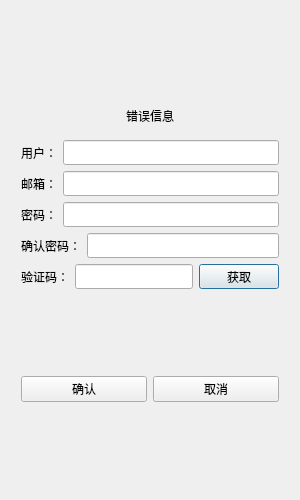
<?xml version="1.0" encoding="UTF-8"?>
<ui version="4.0">
 <class>RegisterDialog</class>
 <widget class="QDialog" name="RegisterDialog">
  <property name="geometry">
   <rect>
    <x>0</x>
    <y>0</y>
    <width>300</width>
    <height>500</height>
   </rect>
  </property>
  <property name="minimumSize">
   <size>
    <width>300</width>
    <height>500</height>
   </size>
  </property>
  <property name="maximumSize">
   <size>
    <width>300</width>
    <height>500</height>
   </size>
  </property>
  <property name="windowTitle">
   <string>Dialog</string>
  </property>
  <layout class="QGridLayout" name="gridLayout">
   <item row="0" column="0">
    <layout class="QVBoxLayout" name="verticalLayout">
     <property name="leftMargin">
      <number>10</number>
     </property>
     <property name="topMargin">
      <number>5</number>
     </property>
     <property name="rightMargin">
      <number>10</number>
     </property>
     <property name="bottomMargin">
      <number>5</number>
     </property>
     <item>
      <spacer name="verticalSpacer">
       <property name="orientation">
        <enum>Qt::Orientation::Vertical</enum>
       </property>
       <property name="sizeHint" stdset="0">
        <size>
         <width>20</width>
         <height>40</height>
        </size>
       </property>
      </spacer>
     </item>
     <item>
      <widget class="QWidget" name="widget" native="true">
       <property name="minimumSize">
        <size>
         <width>30</width>
         <height>30</height>
        </size>
       </property>
       <layout class="QVBoxLayout" name="verticalLayout_2">
        <item>
         <widget class="QLabel" name="err_tip">
          <property name="text">
           <string>错误信息</string>
          </property>
          <property name="alignment">
           <set>Qt::AlignmentFlag::AlignCenter</set>
          </property>
         </widget>
        </item>
       </layout>
      </widget>
     </item>
     <item>
      <layout class="QHBoxLayout" name="horizontalLayout">
       <item>
        <widget class="QLabel" name="user_label">
         <property name="minimumSize">
          <size>
           <width>0</width>
           <height>25</height>
          </size>
         </property>
         <property name="maximumSize">
          <size>
           <width>16777215</width>
           <height>25</height>
          </size>
         </property>
         <property name="text">
          <string>用户：</string>
         </property>
        </widget>
       </item>
       <item>
        <widget class="QLineEdit" name="user_lineEdit">
         <property name="minimumSize">
          <size>
           <width>0</width>
           <height>25</height>
          </size>
         </property>
         <property name="maximumSize">
          <size>
           <width>16777215</width>
           <height>25</height>
          </size>
         </property>
        </widget>
       </item>
      </layout>
     </item>
     <item>
      <layout class="QHBoxLayout" name="horizontalLayout_2">
       <item>
        <widget class="QLabel" name="mail_label">
         <property name="minimumSize">
          <size>
           <width>0</width>
           <height>25</height>
          </size>
         </property>
         <property name="maximumSize">
          <size>
           <width>16777215</width>
           <height>25</height>
          </size>
         </property>
         <property name="text">
          <string>邮箱：</string>
         </property>
        </widget>
       </item>
       <item>
        <widget class="QLineEdit" name="mail_lineEdit">
         <property name="minimumSize">
          <size>
           <width>0</width>
           <height>25</height>
          </size>
         </property>
         <property name="maximumSize">
          <size>
           <width>16777215</width>
           <height>25</height>
          </size>
         </property>
        </widget>
       </item>
      </layout>
     </item>
     <item>
      <layout class="QHBoxLayout" name="horizontalLayout_3">
       <item>
        <widget class="QLabel" name="psw_label">
         <property name="minimumSize">
          <size>
           <width>0</width>
           <height>25</height>
          </size>
         </property>
         <property name="maximumSize">
          <size>
           <width>16777215</width>
           <height>25</height>
          </size>
         </property>
         <property name="text">
          <string>密码：</string>
         </property>
        </widget>
       </item>
       <item>
        <widget class="QLineEdit" name="psw_lineEdit">
         <property name="minimumSize">
          <size>
           <width>0</width>
           <height>25</height>
          </size>
         </property>
         <property name="maximumSize">
          <size>
           <width>16777215</width>
           <height>25</height>
          </size>
         </property>
        </widget>
       </item>
      </layout>
     </item>
     <item>
      <layout class="QHBoxLayout" name="horizontalLayout_4">
       <item>
        <widget class="QLabel" name="psw_comfirm_label">
         <property name="minimumSize">
          <size>
           <width>0</width>
           <height>25</height>
          </size>
         </property>
         <property name="maximumSize">
          <size>
           <width>16777215</width>
           <height>25</height>
          </size>
         </property>
         <property name="text">
          <string>确认密码：</string>
         </property>
        </widget>
       </item>
       <item>
        <widget class="QLineEdit" name="psw_confirm_lineEdit">
         <property name="minimumSize">
          <size>
           <width>0</width>
           <height>25</height>
          </size>
         </property>
         <property name="maximumSize">
          <size>
           <width>16777215</width>
           <height>25</height>
          </size>
         </property>
        </widget>
       </item>
      </layout>
     </item>
     <item>
      <layout class="QHBoxLayout" name="horizontalLayout_5">
       <item>
        <widget class="QLabel" name="varify_label">
         <property name="minimumSize">
          <size>
           <width>0</width>
           <height>25</height>
          </size>
         </property>
         <property name="maximumSize">
          <size>
           <width>16777215</width>
           <height>25</height>
          </size>
         </property>
         <property name="text">
          <string>验证码：</string>
         </property>
        </widget>
       </item>
       <item>
        <widget class="QLineEdit" name="varify_lineEdit">
         <property name="minimumSize">
          <size>
           <width>0</width>
           <height>25</height>
          </size>
         </property>
         <property name="maximumSize">
          <size>
           <width>16777215</width>
           <height>25</height>
          </size>
         </property>
        </widget>
       </item>
       <item>
        <widget class="TimerBtn" name="varify_btn">
         <property name="minimumSize">
          <size>
           <width>0</width>
           <height>25</height>
          </size>
         </property>
         <property name="maximumSize">
          <size>
           <width>16777215</width>
           <height>25</height>
          </size>
         </property>
         <property name="text">
          <string>获取</string>
         </property>
        </widget>
       </item>
      </layout>
     </item>
     <item>
      <spacer name="verticalSpacer_2">
       <property name="orientation">
        <enum>Qt::Orientation::Vertical</enum>
       </property>
       <property name="sizeHint" stdset="0">
        <size>
         <width>20</width>
         <height>40</height>
        </size>
       </property>
      </spacer>
     </item>
     <item>
      <layout class="QHBoxLayout" name="horizontalLayout_6">
       <item>
        <widget class="QPushButton" name="confirm_btn">
         <property name="text">
          <string>确认</string>
         </property>
        </widget>
       </item>
       <item>
        <widget class="QPushButton" name="cancel_btn">
         <property name="text">
          <string>取消</string>
         </property>
        </widget>
       </item>
      </layout>
     </item>
     <item>
      <spacer name="verticalSpacer_3">
       <property name="orientation">
        <enum>Qt::Orientation::Vertical</enum>
       </property>
       <property name="sizeHint" stdset="0">
        <size>
         <width>20</width>
         <height>40</height>
        </size>
       </property>
      </spacer>
     </item>
    </layout>
   </item>
  </layout>
 </widget>
 <customwidgets>
  <customwidget>
   <class>TimerBtn</class>
   <extends>QPushButton</extends>
   <header>timerbtn.h</header>
  </customwidget>
 </customwidgets>
 <resources/>
 <connections/>
</ui>
